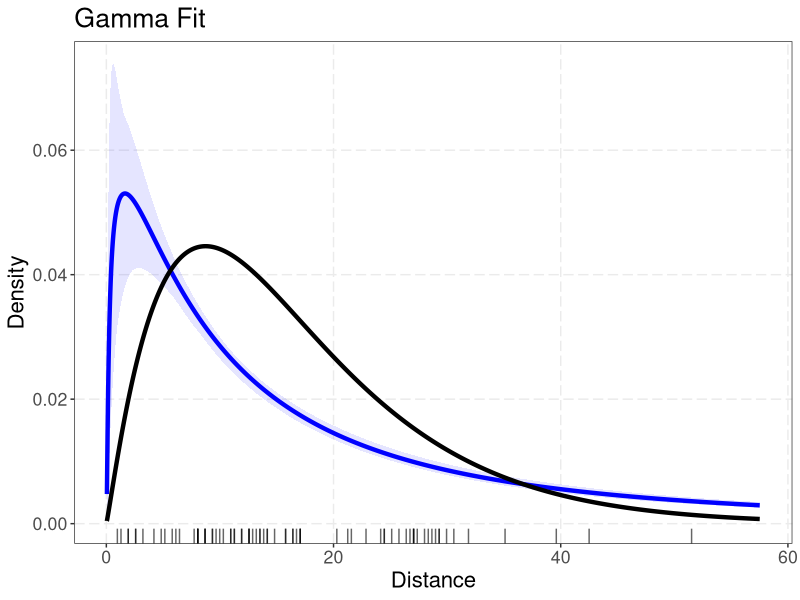
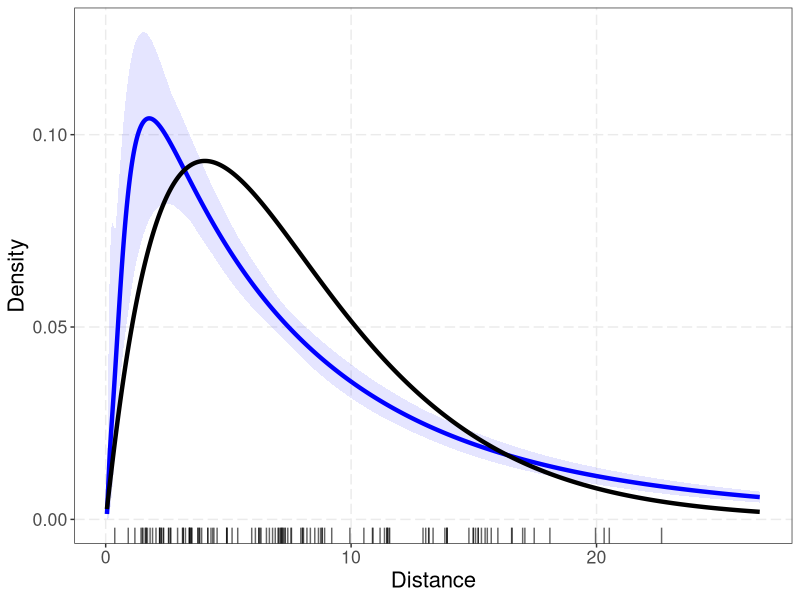

Source code (R) for these figures, in order: (Note: this script raises an error after producing the figures.)
# Analysis of 

library(fitdistrplus)
library(ggplot2)
set.seed(10)

################
# Functions

# axis.title.y=element_text(margin=margin(0,30,0,0))

theme_andy <- function(){
  theme_bw() %+replace% theme(
     text = element_text(size = 16),
     panel.grid.major= element_line(linetype = "longdash"),
     panel.grid.minor= element_blank()
) }


# idea via https://stats.stackexchange.com/questions/6588/how-can-i-estimate-the-density-of-a-zero-inflated-parameter-in-r/6596#6596
# https://www.stata-journal.com/sjpdf.html?articlenum=gr0003


# Note BW here is on "meter" scale
bootdens <- function(x,samples=99,bw=1000,n=2000,from=0.00001){
    # calc original
    y <- log(x)
    lbw <- max(abs(log(bw)),0.1)
    frv <- log(max(0.05,min(x) - 2*bw))
    tov <- log(max(x) + 2*bw)
    g <- density(y,bw=lbw,n=n,from=frv,to=tov)
    xgrid <- exp(g$x)
    g$y <- g$y/xgrid
    g$x <- xgrid
    # calculate bootstrap resamples
    bm <- matrix(0,n,samples)
    for (i in 1:samples){
        by <- sample(y,replace=TRUE)
        bd <- density(by,bw=lbw,n=n,from=frv,to=tov)
        bm[,i] <- bd$y/xgrid
    }
    return(list(data.frame(x=g$x,y=g$y),bm,x))
}

plotdens <- function(bd,title=NULL,quants=c(0.025,0.975),x='Distance',y=NULL){
    df <- bd[[1]]
    df$low <- apply(bd[[2]],1,quantile,probs=quants[1])
    df$hig <- apply(bd[[2]],1,quantile,probs=quants[2])
    # add in gamma estimates
    gamma_fit <- fitdist(bd[[3]],"gamma")
    df$gamd <- dgamma(df$x,gamma_fit$estimate[1],gamma_fit$estimate[2])
    pint <- 100*(quants[2] - quants[1])
    cap <- paste0("Confidence intervals are pointwise ",pint,"% via bootstrap")
    dfr = data.frame(x=bd[[3]])
    p <- ggplot(data=df, aes(x=x,y=y,ymin=low,ymax=hig)) + 
      geom_ribbon(fill = "blue", alpha=0.1) +
      geom_line(size=1.5, color="blue") + 
      geom_line(aes(x=x,y=gamd),color="black",size=1.5) +
      geom_rug(data=dfr, aes(x=x), sides="b", alpha=0.6, inherit.aes = FALSE) +
      labs(x='Distance',y='Density',title=title) +
      theme_andy()
    return(p)
}
################

# First individual, paperbag

d <- c(24.15,
       12.56,
       10.95,
       11.27,
       11.91,
       12.56,
       9.66 ,
       9.98 ,
       8.05 ,
       9.34 ,
       5.8  ,
       7.73 ,
       6.12 ,
       15.78,
       14.81,
       11.91,
       3.22 ,
       2.58 ,
       12.56,
       1.93 ,
       6.44 ,
       1.29 ,
       2.58 ,
       8.05 ,
       8.69 ,
       0.97 ,
       8.69 ,
       1.93 ,
       12.88,
       27.05,
       5.15 ,
       29.3 ,
       27.05,
       28.34,
       4.19 ,
       11.27,
       17.07,
       4.83 ,
       8.69 ,
       8.05 ,
       16.42,
       8.05 ,
       13.52,
       9.34 ,
       10.3 ,
       10.95,
       13.52,
       13.2 ,
       13.85,
       21.57,
       14.17,
       14.17,
       24.47,
       15.78,
       25.12,
       17.07,
       16.42,
       28.01,
       17.07,
       16.74,
       20.29,
       22.86,
       39.61,
       29.95,
       28.98,
       28.66,
       21.25,
       26.73,
       24.47,
       27.37,
       27.05,
       25.76,
       29.3 ,
       26.4 ,
       30.59,
       31.88,
       42.5 ,
       35.1 ,
       51.52)


gamma_fit <- fitdist(d,"gamma")

# > summary(gamma_fit)
# Fitting of the distribution ' gamma ' by maximum likelihood
# Parameters :
#        estimate Std. Error
# shape 2.1031211 0.31169449
# rate  0.1262443 0.02111655

res <- bootdens(d,bw=3)
p <- plotdens(res,quant=c(0.005,0.995),title='Gamma Fit')


# Save graph
png(file = "JTC_01V2.png", bg = "transparent", height=5, width=9, units="in", res=1000)
p
dev.off()

# Showing Raph on 



# second individual, serial exposer
d2 <- c(0.37,
        0.92,
        1.19,
        1.44,
        1.49,
        1.52,
        1.61,
        1.65,
        1.65,
        1.70,
        1.81,
        1.91,
        2.05,
        2.20,
        2.20,
        2.20,
        2.27,
        2.27,
        2.35,
        2.36,
        2.56,
        2.57,
        2.64,
        2.65,
        2.93,
        3.13,
        3.16,
        3.16,
        3.25,
        3.41,
        3.41,
        3.42,
        3.43,
        3.47,
        3.50,
        3.51,
        3.76,
        3.76,
        3.82,
        3.83,
        3.91,
        4.16,
        4.16,
        4.29,
        4.36,
        4.41,
        4.54,
        4.93,
        4.94,
        4.94,
        5.15,
        5.38,
        5.95,
        6.10,
        6.24,
        6.24,
        6.29,
        6.33,
        6.55,
        6.67,
        6.80,
        6.91,
        7.03,
        7.04,
        7.10,
        7.13,
        7.17,
        7.17,
        7.22,
        7.23,
        7.30,
        7.32,
        7.42,
        7.55,
        7.57,
        7.95,
        8.01,
        8.03,
        8.06,
        8.20,
        8.34,
        8.52,
        8.67,
        8.76,
        8.82,
        8.82,
        8.92,
        9.21,
        9.95,
        10.52,
        10.87,
        10.89,
        11.18,
        11.36,
        11.46,
        11.47,
        11.47,
        11.54,
        11.57,
        12.93,
        13.04,
        13.16,
        13.17,
        13.34,
        13.82,
        13.90,
        13.91,
        13.91,
        14.80,
        14.98,
        14.98,
        15.07,
        15.18,
        15.18,
        15.31,
        15.46,
        15.55,
        15.71,
        15.98,
        16.54,
        16.56,
        16.99,
        17.08,
        17.46,
        18.10,
        19.96,
        20.31,
        20.52,
        22.65)

res2 <- bootdens(d2,bw=2)
p <- plotdens(res2, quant=c(0.005,0.995)) # 99% CIs

# Save graph
png(file = "JTC_02.png", bg = "transparent", height=5, width=9, units="in", res=1000)
p
dev.off()

gamma_fit2 <- fitdist(d2,"gamma")

# > summary(gamma_fit2)
#Fitting of the distribution ' gamma ' by maximum likelihood
#Parameters :
#       estimate Std. Error
#shape 2.0415169  0.2363680
#rate  0.2576694  0.0337945 

length(d) #79
length(d2) #129


# Figuring out max according to bootstrap

mc <- apply(res2[[2]],2,max)
dr <- res2[[2]]
x <- 0

for (i in 1:length(mc)) {
    max_row <- res2[[1]]$x[dr[,i] == mc[i]]
    x <- x + max_row
}

x <- x/length(mc) # [1] 1.813224


mc <- apply(res[[2]],2,max)
dr <- res[[2]]
x <- 0

for (i in 1:length(mc)) {
    max_row <- res[[1]]$x[dr[,i] == mc[i]]
    x <- x + max_row
}

x <- x/length(mc) # [1] 1.739261


# test my function with real gamma data

set.seed(10)
n <- 50
d3 <- rgamma(n,0.7)

res3 <- bootdens(d3,bw=2)
p1 <- plotdens(res3,title='Simulated Gamma with Shape=0.7')

d4 <- rgamma(n,1.5)
res4 <- bootdens(d4,bw=2)
p2 <- plotdens(res4,title='Simulated Gamma with Shape=1.5')

png(file = "JTC_SimDensity.png", bg = "transparent", height=5, width=9, units="in", res=1000)
p1 + p2
dev.off()
